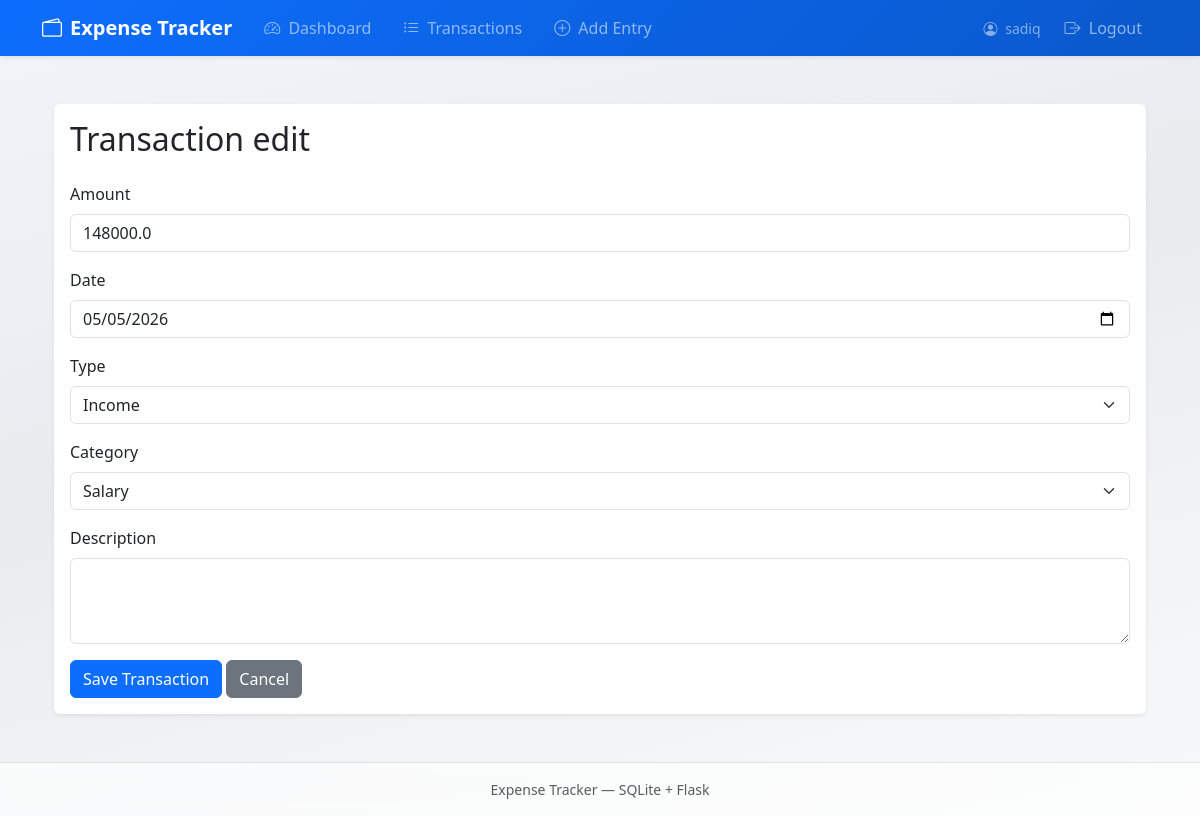
Page /transactions/4/edit (signed in) on the earlier database version.
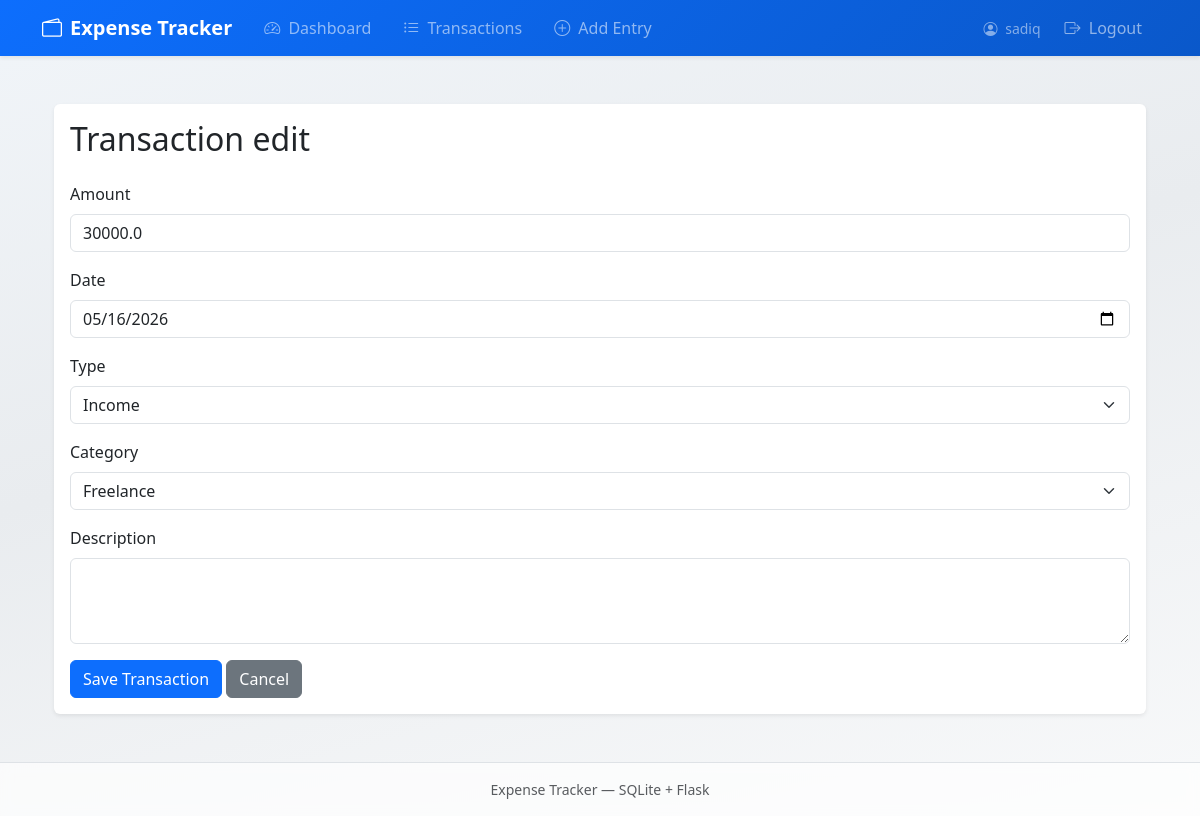
Same page on the later database version.
### expense_tracker/models/transaction_model.py (models this page shows, shortened)
class Transaction(db.Model):
    __tablename__ = "transactions"
    id = db.Column(db.Integer, primary_key=True)
    user_id = db.Column(db.Integer, db.ForeignKey("users.id"), nullable=False, index=True)
    amount = db.Column(db.Float, nullable=False)
    entry_type = db.Column(db.String(20), nullable=False)
    category = db.Column(db.String(64), nullable=False)
    description = db.Column(db.String(255), default="")
    entry_date = db.Column(db.Date, nullable=False, default=date.today, index=True)

### expense_tracker/routes/transaction_routes.py (the view, shortened to what this page needs)
@transaction_bp.route("/<int:tx_id>/edit", methods=["GET", "POST"])
@login_required
def edit(tx_id: int):
    t = Transaction.query.filter_by(id=tx_id, user_id=current_user.id).first()
    if t is None:
        abort(404)
    return render_template(
        "transactions/form.html",
        form_title="Transaction edit",
        action=url_for("transactions.edit", tx_id=t.id),
        expense_categories=EXPENSE_CATEGORIES,
        income_categories=INCOME_CATEGORIES,
        transaction=t,
        form_draft=None,
    )

### expense_tracker/templates/transactions/form.html (shortened to what this page needs)
{% extends "base.html" %}
{% block content %}
{% set fd = form_draft if form_draft is not none else none %}
{% set etype =
    (fd.entry_type if fd and fd.entry_type
    else (transaction.entry_type if transaction else 'income'))
%}
<div class="container mt-4">
    <div class="card shadow-sm">
        <div class="card-body">
            <h2 class="mb-4">{{ form_title }}</h2>
            <form method="POST" action="{{ action }}">
                <div class="mb-3">
                    <label class="form-label">
                        Amount
                    </label>
                    <input
                        type="number"
                        step="0.01"
                        name="amount"
                        class="form-control"
                        required
                        value="{{
                            fd.amount
                            if fd
                            else (transaction.amount if transaction else '')
                        }}"
                    >
                </div>
                <div class="mb-3">
                    <label class="form-label">
                        Date
                    </label>
                    <input
                        type="date"
                        name="entry_date"
                        class="form-control"
                        value="{{
                            fd.entry_date
                            if fd
                            else (
                                transaction.entry_date.strftime('%Y-%m-%d')
                                if transaction else ''
                            )
                        }}"
                    >
                </div>
                <div class="mb-3">
                    <label class="form-label">
                        Type
                    </label>
                    <select
                        name="entry_type"
                        id="entry_type"
                        class="form-select"
                        required
                        onchange="updateCategories()"
                    >
                        <option
                            value="income"
                            {% if etype == "income" %}
                                selected
                            {% endif %}
                        >
                            Income
                        </option>
                    </select>
                </div>
                <div class="mb-3">
                    <label class="form-label">
                        Category
                    </label>
                    <select
                        name="category"
                        id="category"
                        class="form-select"
                        required
                    >
                    </select>
                </div>
                <div class="mb-3">
                    <label class="form-label">
                        Description
                    </label>
                    <textarea
                        name="description"
                        class="form-control"
                        rows="3"
                    >{{
                    }}</textarea>
                </div>
                 <button
    type="submit"
    class="btn btn-primary"
    onclick="this.disabled=true; this.innerText='Saving...'; this.form.submit();"
>
    Save Transaction
</button>
                <a
                    href="{{ url_for('transactions.list_transactions') }}"
                    class="btn btn-secondary"
                >
                    Cancel
                </a>
            </form>
        </div>
    </div>
</div>
{% endblock %}

Differences in the rows shown:
changed Transaction "Income": amount "148000.0" → "30000.0"; entry_date "05/05/2026" → "05/16/2026"
Other differences:
form field category: "Salary" → "Freelance"
